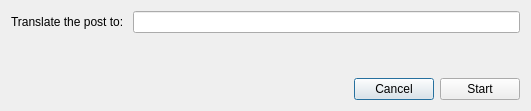
<ui version="4.0" >
 <class>Dialog</class>
 <widget class="QDialog" name="Dialog" >
  <property name="geometry" >
   <rect>
    <x>0</x>
    <y>0</y>
    <width>531</width>
    <height>111</height>
   </rect>
  </property>
  <property name="windowTitle" >
   <string>Dialog</string>
  </property>
  <layout class="QVBoxLayout" >
   <item>
    <layout class="QHBoxLayout" >
     <item>
      <widget class="QLabel" name="label" >
       <property name="text" >
        <string>Translate the post to: </string>
       </property>
       <property name="textFormat" >
        <enum>Qt::PlainText</enum>
       </property>
       <property name="buddy" >
        <cstring>label</cstring>
       </property>
      </widget>
     </item>
     <item>
      <widget class="QLineEdit" name="lineEdit" />
     </item>
    </layout>
   </item>
   <item>
    <spacer>
     <property name="orientation" >
      <enum>Qt::Vertical</enum>
     </property>
     <property name="sizeHint" >
      <size>
       <width>20</width>
       <height>40</height>
      </size>
     </property>
    </spacer>
   </item>
   <item>
    <layout class="QHBoxLayout" >
     <item>
      <spacer>
       <property name="orientation" >
        <enum>Qt::Horizontal</enum>
       </property>
       <property name="sizeHint" >
        <size>
         <width>40</width>
         <height>20</height>
        </size>
       </property>
      </spacer>
     </item>
     <item>
      <widget class="QPushButton" name="pushButton_2" >
       <property name="text" >
        <string>Cancel</string>
       </property>
      </widget>
     </item>
     <item>
      <widget class="QPushButton" name="pushButton" >
       <property name="text" >
        <string>Start</string>
       </property>
      </widget>
     </item>
    </layout>
   </item>
  </layout>
 </widget>
 <resources/>
 <connections>
  <connection>
   <sender>pushButton_2</sender>
   <signal>clicked()</signal>
   <receiver>Dialog</receiver>
   <slot>reject()</slot>
   <hints>
    <hint type="sourcelabel" >
     <x>409</x>
     <y>84</y>
    </hint>
    <hint type="destinationlabel" >
     <x>516</x>
     <y>112</y>
    </hint>
   </hints>
  </connection>
  <connection>
   <sender>pushButton</sender>
   <signal>clicked()</signal>
   <receiver>Dialog</receiver>
   <slot>accept()</slot>
   <hints>
    <hint type="sourcelabel" >
     <x>478</x>
     <y>82</y>
    </hint>
    <hint type="destinationlabel" >
     <x>302</x>
     <y>110</y>
    </hint>
   </hints>
  </connection>
 </connections>
</ui>
